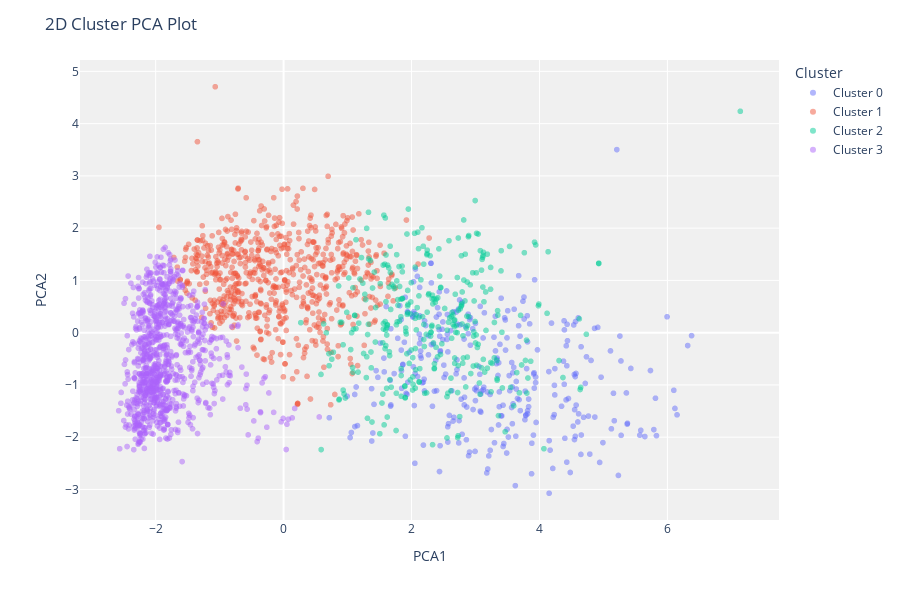

The cell this chart's notebook holds for it:
### Markdown cell above
### _evaluate\_model_

This function analyzes the performance of a trained model.

### Code cell
evaluate_model(kmeans)

### Figure 1 — Plotly figure (JSON) as saved in the notebook; plotly's stock layout.template omitted (floating-point values rounded to 4 significant figures; data arrays with more than 128 entries replaced by an {"elided": "..."} marker saying what was removed)
{"data": [{"customdata": {"elided": "314x1 int values"}, "hovertemplate": "Cluster=Cluster 0<br>PCA1=%{x}<br>PCA2=%{y}<br>Feature=%{customdata[0]}<extra></extra>", "legendgroup": "Cluster 0", "marker": {"color": "#636efa", "opacity": 0.5, "symbol": "circle"}, "mode": "markers", "name": "Cluster 0", "showlegend": true, "textposition": "top center", "type": "scattergl", "x": {"elided": "314 float values"}, "xaxis": "x", "y": {"elided": "314 float values"}, "yaxis": "y"}, {"customdata": {"elided": "657x1 int values"}, "hovertemplate": "Cluster=Cluster 1<br>PCA1=%{x}<br>PCA2=%{y}<br>Feature=%{customdata[0]}<extra></extra>", "legendgroup": "Cluster 1", "marker": {"color": "#EF553B", "opacity": 0.5, "symbol": "circle"}, "mode": "markers", "name": "Cluster 1", "showlegend": true, "textposition": "top center", "type": "scattergl", "x": {"elided": "657 float values"}, "xaxis": "x", "y": {"elided": "657 float values"}, "yaxis": "y"}, {"customdata": {"elided": "332x1 int values"}, "hovertemplate": "Cluster=Cluster 2<br>PCA1=%{x}<br>PCA2=%{y}<br>Feature=%{customdata[0]}<extra></extra>", "legendgroup": "Cluster 2", "marker": {"color": "#00cc96", "opacity": 0.5, "symbol": "circle"}, "mode": "markers", "name": "Cluster 2", "showlegend": true, "textposition": "top center", "type": "scattergl", "x": {"elided": "332 float values"}, "xaxis": "x", "y": {"elided": "332 float values"}, "yaxis": "y"}, {"customdata": {"elided": "937x1 int values"}, "hovertemplate": "Cluster=Cluster 3<br>PCA1=%{x}<br>PCA2=%{y}<br>Feature=%{customdata[0]}<extra></extra>", "legendgroup": "Cluster 3", "marker": {"color": "#ab63fa", "opacity": 0.5, "symbol": "circle"}, "mode": "markers", "name": "Cluster 3", "showlegend": true, "textposition": "top center", "type": "scattergl", "x": {"elided": "937 float values"}, "xaxis": "x", "y": {"elided": "937 float values"}, "yaxis": "y"}], "layout": {"height": 600, "legend": {"title": {"text": "Cluster"}, "tracegroupgap": 0}, "margin": {"t": 60}, "plot_bgcolor": "rgb(240,240,240)", "title": {"text": "2D Cluster PCA Plot"}, "xaxis": {"anchor": "y", "domain": [0, 1], "title": {"text": "PCA1"}}, "yaxis": {"anchor": "x", "domain": [0, 1], "title": {"text": "PCA2"}}}}
